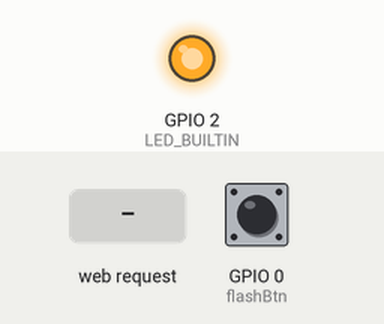
Recording of a sketch running on a simulated ESP8266 (NodeMCU). Parts: output pins drawn as LEDs (lit = HIGH, except the on-board LED, lit = LOW). Dashed ring = blinking. The test bench sets the inputs (shaded band); at power-on: GPIO 0 (flashBtn) HIGH. WiFi joins after 1.5 s; servers stay silent unless stated; EEPROM starts erased; what the sketch prints to the serial monitor is not drawn.

Above: at 6.8 s.
6.9 s: GPIO 0 (flashBtn) pulled LOW for 3.2 s
At 9.06 s:
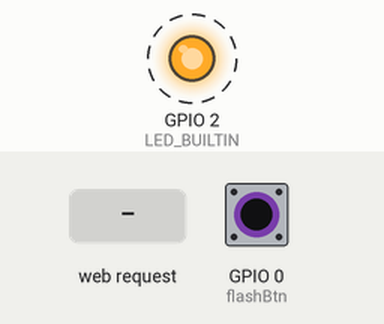
11.9 s: HTTP request GET /wifiSet received
Timing chart, 0 to 15.3 s (numbered marks = the images above; inputs shaded):
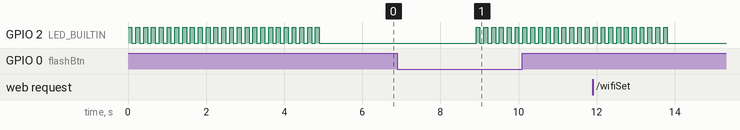

The sketch:

esp01s.ino
```cpp
#include <ESP8266WiFi.h>
#include <ESP8266WebServer.h>
#include "zEEPROMtool.h"
#include "zConnectToWifi.h"

/* Put your SSID & Password */
const char *ssid = "NodeMCU";       // Enter SSID here
const char *password = "123456789"; // Enter Password here

/* Put IP Address details */
IPAddress local_ip(192, 168, 1, 113);
IPAddress gateway(192, 168, 1, 113);
IPAddress subnet(255, 255, 255, 0);

ESP8266WebServer server(80);

int i = 0;
int flashBtn = 0; // normal High
int flashStatus;

void setup()
{
    Serial.begin(115200);
    pinMode(flashBtn, INPUT);
    EEPROM.begin(512);
}

void loop()
{
work_mode:
    ledStatus();
    String wifiName = eepromReadString(0);
    String wifiPass = eepromReadString(wifiName.length() + 1);
    const char *WIFI = wifiName.c_str(); // chuyển String sang const char *
    const char *PASS = wifiPass.c_str();
    Serial.println();
    Serial.println("__work_mode__");
    Serial.println(WIFI);
    Serial.println(PASS);
    connectToWifi(WIFI, PASS);
    while (1)
    {
        yield();
        flashStatus = digitalRead(flashBtn);
        while (flashStatus == LOW)
        {
            flashStatus = digitalRead(flashBtn);
            delay(10);
            i++;
            if (i > 200)
            {
                i = 0;
                goto set_mode;
            }
        }
    }

set_mode:
    ledStatus();
    WiFi.softAPConfig(local_ip, gateway, subnet); // lệnh này trước rồi mới tới Wifi.softAp
    WiFi.softAP(ssid, password);
    delay(100);

    server.on("/", handle_OnConnect);
    server.on("/wifiSet", takeWifiInfo);
    server.onNotFound(handle_NotFound);

    server.begin();
    Serial.println();
    Serial.println("__set_mode__");
    Serial.println("HTTP server started");
    while (1)
    {
        server.handleClient();
        flashStatus = digitalRead(flashBtn);
        while (flashStatus == LOW)
        {
            flashStatus = digitalRead(flashBtn);
            delay(10);
            i++;
            if (i > 200)
            {
                i = 0;
                goto work_mode;
            }
        }
    }
}

void handle_OnConnect()
{
    server.send(200, "text/html", SendHTML());
}

void handle_NotFound()
{
    server.send(404, "text/plain", "Not found");
}

String SendHTML()
{
    String ptr = "<!DOCTYPE html>\n";
    ptr += "<html>\n";

    ptr += "<head>\n";
    ptr += "<title>Food Manager</title>\n";
    ptr += "<meta charset=\"utf-8\">\n";
    ptr += "<meta name=\"viewport\" content=\"width=device-width, initial-scale=1.0\">\n";
    ptr += "</head>\n";

    ptr += "<body>\n";
    ptr += "<h1>WIFI SETTING</h1>\n";
    ptr += "<form action=\"wifiSet\" method=\"get\">\n";
    ptr += "<label for=\"wifiName\">wifiName: </label>\n";
    ptr += "<input type=\"text\" id=\"wifiName\" name=\"wifiName\"><br><br>\n";
    ptr += "<label for=\"pass\">password: </label>\n";
    ptr += "<input type=\"text\" id=\"pass\" name=\"wifiPass\"><br><br>\n";
    ptr += "<button type=\"submit\">OK</button>\n";
    ptr += "</form>\n";
    ptr += "</body>\n";

    ptr += "</html>\n";
    return ptr;
}

void takeWifiInfo()
{
    String wifiName = server.arg("wifiName");
    String wifiPass = server.arg("wifiPass");
    Serial.println();
    Serial.println("__takeWifiInfo()__");
    Serial.print("wifiName: ");
    Serial.println(wifiName);
    Serial.print("password: ");
    Serial.println(wifiPass);
    server.send(200, "text/plain", "Wifi Information is send!");

    eepromWriteString(0, wifiName);
    int x = wifiName.length() + 1;
    eepromWriteString(x, wifiPass);
}

void ledStatus()
{
    pinMode(LED_BUILTIN, OUTPUT);
    int i = 25;
    while (i > 0)
    {
        digitalWrite(LED_BUILTIN, HIGH);
        delay(100);
        digitalWrite(LED_BUILTIN, LOW);
        delay(100);
        i--;
    }
}
```

zConnectToWifi.h
```cpp
#include <ESP8266WiFi.h>

// tRetry tính theo phút
void connectToWifi(const char *ssid, const char *password)
{
    int i = 0;
    int flashBtn = 0; // normal High
    int flashStatus;
    pinMode(flashBtn, INPUT);

    WiFi.begin(ssid, password);
    Serial.print("Connecting...");
    delay(250);
    while (WiFi.status() != WL_CONNECTED)
    {
        Serial.print(".");
        delay(250);
        flashStatus = digitalRead(flashBtn);
        while (flashStatus == LOW)
        {
            flashStatus = digitalRead(flashBtn);
            delay(10);
            i++;
            if (i > 200)
            {
                goto xxx;
            }
        }
    }
    Serial.println("");
    Serial.println("__connectToWifi(ssid, password)__");
    Serial.print("Connected to WiFi network with IP Address: ");
    Serial.println(WiFi.localIP());
    xxx:
    yield();
}
```

zEEPROMtool.h
```cpp
/*
Serial.print("AB");

char data[65, 66, '\0']; //65, 66 là mã ASCII của ký tự A, B
Serial.print(data)
*/

#include <EEPROM.h>

// void setup()
// {
//     Serial.begin(115200);
//     EEPROM.begin(512);
//     eepromWriteString(5, "C0");
//     delay(1000);
//     EEPROMreadAll();
//     // Serial.println(eepromReadString(5));
// }

void EEPROMreadAll()
{
    int address = 0;
    byte value;
    int i;
    for (i = 0; i < 512; i++)
    {
        value = EEPROM.read(address);
        Serial.print(address);
        Serial.print("\t");
        Serial.print(value);
        Serial.println();
        address = address + 1;
    }
}

void eepromWriteString(char add, String data)
{
    int _size = data.length();
    int i;
    for (i = 0; i < _size; i++)
    {
        EEPROM.write(add + i, data[i]);
    }
    EEPROM.write(add + _size, '\0'); // Add termination null character for String Data
    EEPROM.commit();
}

String eepromReadString(char add)
{
    int i;
    char data[100]; // Max 100 Bytes
    int len = 0;
    unsigned char k;
    k = EEPROM.read(add);
    while (k != '\0' && len < 500) // Read until null character
    {
        k = EEPROM.read(add + len);
        data[len] = k;
        len++;
    }
    data[len] = '\0';
    return String(data);
}
```

Measured:
- after the input at 6.9 s, GPIO 2 (LED_BUILTIN): alternates HIGH for 0.10 s and LOW for 0.10 s, starting after 2.0 s
- by itself, GPIO 2 (LED_BUILTIN): alternates HIGH for 0.10 s and LOW for 0.10 s, 50 changes in all, then stays LOW
